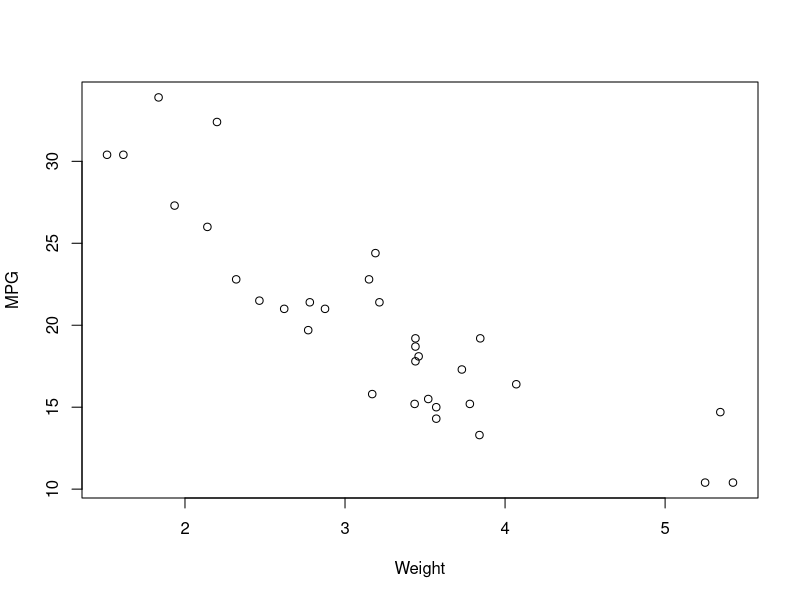

The R script that drew this image:
## ---- chunk 1
knitr::opts_chunk$set(echo = FALSE)
## ---- chunk 2
head(mtcars)
## ---- chunk 3
plot(mtcars$wt,mtcars$mpg, xlab="Weight", ylab="MPG")
